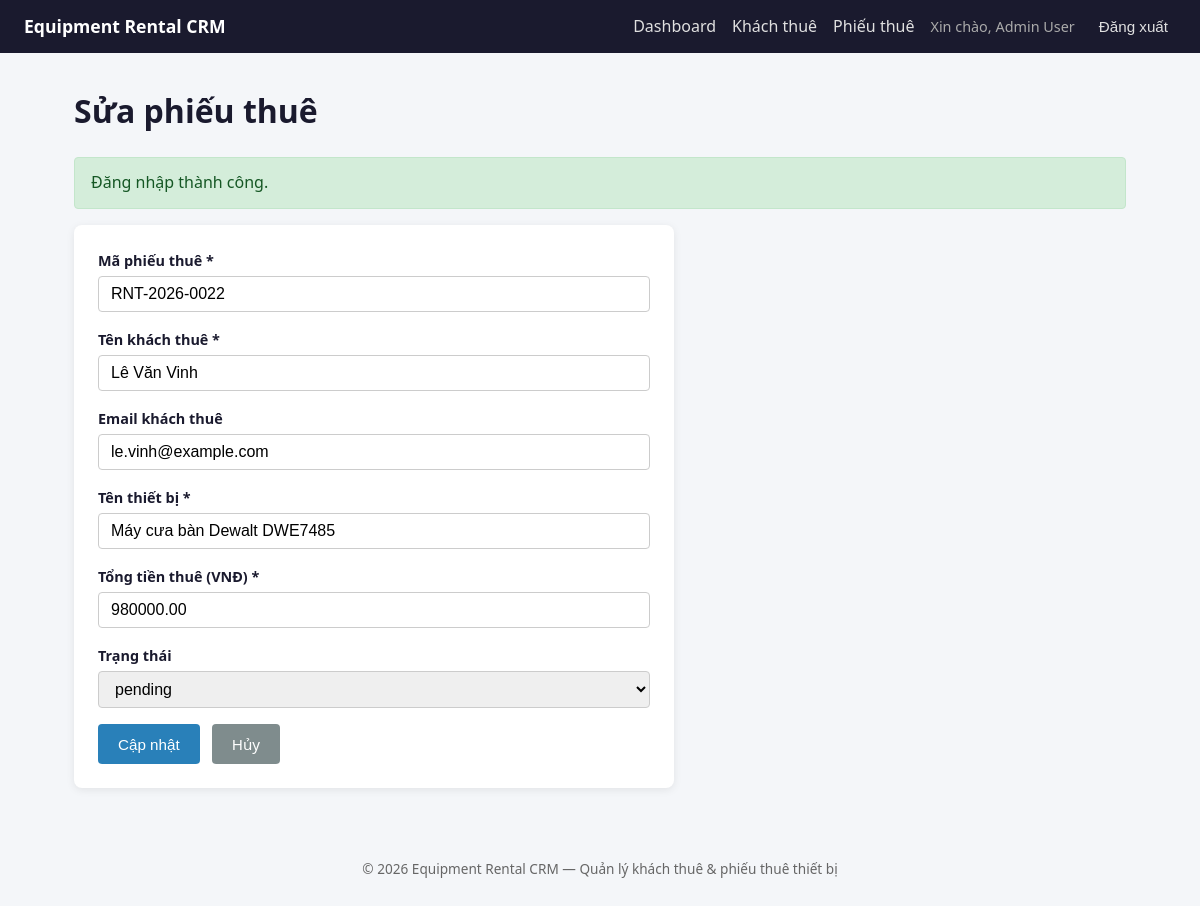
Page /rentals/edit?id=22 (signed in) on the committed database.
### tables this page shows
CREATE TABLE rentals (
    id INT AUTO_INCREMENT PRIMARY KEY,
    rental_code VARCHAR(50) NOT NULL,
    renter_name VARCHAR(100) NOT NULL,
    renter_email VARCHAR(150),
    equipment_name VARCHAR(150) NOT NULL,
    total_amount DECIMAL(12, 2) NOT NULL DEFAULT 0,
    status ENUM('pending', 'active', 'returned', 'overdue', 'cancelled') NOT NULL DEFAULT 'pending',
    created_at DATETIME NOT NULL DEFAULT CURRENT_TIMESTAMP,
    updated_at DATETIME NULL,
    UNIQUE KEY unique_rental_code (rental_code),
    INDEX idx_rentals_created_at (created_at),
    INDEX idx_rentals_status_created_at (status, created_at),
    INDEX idx_rentals_renter_email (renter_email)
);

### app/Core/helpers.php (called while the page is built, shortened)
<?php
function e(string $value): string
{
    return htmlspecialchars($value, ENT_QUOTES, 'UTF-8');
}
function render(string $view, array $data = [], string $layout = 'layouts/main'): void
{
    extract($data);
    require __DIR__ . '/../Views/' . $view . '.php';
}

### app/Controllers/RentalController.php (called while the page is built, shortened)
<?php
class RentalController
{
    public function edit(): void
    {
        $id = (int) ($_GET['id'] ?? 0);
        $rental = $this->repo->findById($id);
        render('rentals/edit', [
            'title' => 'Sửa phiếu thuê',
            'rental' => $rental,
            'errors' => [],
            'statuses' => $this->service->getStatuses(),
        ]);
    }
}

### app/Core/Router.php (called while the page is built, shortened)
<?php
class Router
{
    private array $routes = ['GET' => [], 'POST' => []];
    public function get(string $path, array $handler): void
    {
        $this->routes['GET'][$path] = $handler;
    }
    public function post(string $path, array $handler): void
    {
        $this->routes['POST'][$path] = $handler;
    }
    public function dispatch(string $method, string $path, array $container): void
    {
        [$class, $action] = $this->routes[$method][$path];
        $container[$class]->$action();
    }
}

### public/index.php (called while the page is built, shortened)
<?php
$basePath = dirname(__DIR__);
require_once $basePath . '/app/Core/Router.php';
require_once $basePath . '/app/Core/helpers.php';
try {
    $dbConfig = require $basePath . '/config/database.php';
    $pdo = Database::connect($dbConfig);
} catch (Throwable $e) {
    log_error('Database connection failed: ' . $e->getMessage());
    http_response_code(500);
    if (app_config('debug', false)) {
        echo '<h1>Database Connection Error</h1>';
        echo '<p>' . e($e->getMessage()) . '</p>';
    } else {
        echo '<h1>Database Connection Error</h1>';
        echo '<p>Không thể kết nối cơ sở dữ liệu. Vui lòng kiểm tra cấu hình.</p>';
    }
    exit;
}
$userRepository = new UserRepository($pdo);
$renterRepository = new RenterRepository($pdo);
$rentalRepository = new RentalRepository($pdo);
$authService = new AuthService($userRepository);
$renterService = new RenterService($renterRepository);
$rentalService = new RentalService($rentalRepository);
$publicRenterService = new PublicRenterService($renterRepository);
$container = [
    HomeController::class => new HomeController(),
    AuthController::class => new AuthController($authService),
    DashboardController::class => new DashboardController($renterRepository, $rentalService),
    PublicRenterController::class => new PublicRenterController($publicRenterService),
    RenterController::class => new RenterController($renterService, $renterRepository),
    RentalController::class => new RentalController($rentalService, $rentalRepository),
    HealthController::class => new HealthController($pdo),
];
$router = new Router();
$router->get('/', [HomeController::class, 'index']);
$router->get('/login', [AuthController::class, 'login']);
$router->post('/login', [AuthController::class, 'handleLogin']);
$router->post('/logout', [AuthController::class, 'logout']);
$router->get('/dashboard', [DashboardController::class, 'index']);
$router->get('/public-renters/create', [PublicRenterController::class, 'create']);
$router->post('/public-renters', [PublicRenterController::class, 'store']);
$router->get('/renters', [RenterController::class, 'index']);
$router->get('/renters/create', [RenterController::class, 'create']);
$router->post('/renters/store', [RenterController::class, 'store']);
$router->get('/renters/edit', [RenterController::class, 'edit']);
$router->post('/renters/update', [RenterController::class, 'update']);
$router->post('/renters/delete', [RenterController::class, 'delete']);
$router->get('/rentals', [RentalController::class, 'index']);
$router->get('/rentals/create', [RentalController::class, 'create']);
$router->post('/rentals/store', [RentalController::class, 'store']);
$router->get('/rentals/edit', [RentalController::class, 'edit']);
$router->post('/rentals/update', [RentalController::class, 'update']);
$router->post('/rentals/delete', [RentalController::class, 'delete']);
$router->get('/health', [HealthController::class, 'index']);
$method = $_SERVER['REQUEST_METHOD'] ?? 'GET';
$path = parse_url($_SERVER['REQUEST_URI'] ?? '/', PHP_URL_PATH) ?: '/';
$router->dispatch($method, $path, $container);

### app/Repositories/RentalRepository.php (called while the page is built, shortened)
<?php
class RentalRepository
{
    public function findById(int $id): ?array
    {
        $stmt = $this->db->prepare('SELECT * FROM rentals WHERE id = :id LIMIT 1');
        $stmt->execute(['id' => $id]);
        $rental = $stmt->fetch();
        return $rental ?: null;
    }
}

### app/Views/rentals/edit.php (the view, shortened to what this page needs)
<h1><?= e($title) ?></h1>
<form method="POST" action="/rentals/update" class="form-card">
    <div class="form-group">
        <label for="rental_code">Mã phiếu thuê *</label>
        <input type="text" id="rental_code" name="rental_code" value="<?= e($rental['rental_code'] ?? '') ?>">
    </div>
    <div class="form-group">
        <label for="renter_name">Tên khách thuê *</label>
        <input type="text" id="renter_name" name="renter_name" value="<?= e($rental['renter_name'] ?? '') ?>">
    </div>
    <div class="form-group">
        <label for="renter_email">Email khách thuê</label>
        <input type="email" id="renter_email" name="renter_email" value="<?= e($rental['renter_email'] ?? '') ?>">
    </div>
    <div class="form-group">
        <label for="equipment_name">Tên thiết bị *</label>
        <input type="text" id="equipment_name" name="equipment_name" value="<?= e($rental['equipment_name'] ?? '') ?>">
    </div>
    <div class="form-group">
        <label for="total_amount">Tổng tiền thuê (VNĐ) *</label>
        <input type="number" id="total_amount" name="total_amount" step="0.01" min="0" value="<?= e((string) ($rental['total_amount'] ?? '')) ?>">
    </div>
    <div class="form-group">
        <label for="status">Trạng thái</label>
        <select id="status" name="status">
            <?php foreach ($statuses as $status): ?>
                <option value="<?= e($status) ?>" <?= (($rental['status'] ?? '') === $status) ? 'selected' : '' ?>>
                    <?= e($status) ?>
                </option>
            <?php endforeach; ?>
        </select>
    </div>
    <div class="form-actions">
        <button type="submit" class="btn btn-primary">Cập nhật</button>
        <a href="/rentals" class="btn btn-secondary">Hủy</a>
    </div>
</form>

### public/assets/style.css (style rules this page uses)
*, *::before, *::after { box-sizing: border-box; }
body { margin: 0; font-family: 'Segoe UI', Tahoma, Geneva, Verdana, sans-serif; background: #f4f6f9; color: #1a1a2e; line-height: 1.6; }
h1 { margin-top: 0; color: #1a1a2e; }
.card, .form-card, .stat-card { background: #fff; border-radius: 8px; padding: 1.5rem; box-shadow: 0 2px 8px rgba(0, 0, 0, 0.08); }
.form-card { max-width: 600px; }
.form-group { margin-bottom: 1rem; }
.form-group label { display: block; margin-bottom: 0.25rem; font-weight: 600; font-size: 0.9rem; }
.form-group input, .form-group select, .form-group textarea { width: 100%; padding: 0.5rem 0.75rem; border: 1px solid #ccc; border-radius: 4px; font-size: 1rem; }
.btn { display: inline-block; padding: 0.5rem 1.25rem; border: none; border-radius: 4px; cursor: pointer; font-size: 0.95rem; text-decoration: none; text-align: center; }
.btn-primary { background: #2980b9; color: #fff; }
.btn-secondary { background: #7f8c8d; color: #fff; }
.form-actions { display: flex; gap: 0.75rem; margin-top: 1rem; }

### rows in the picture
rentals: rental_code "RNT-2026-0022", renter_name "Lê Văn Vinh", renter_email "le.vinh@example.com", equipment_name "Máy cưa bàn Dewalt DWE7485", total_amount "980000.00"

### other values in the picture
$_SESSION['user_name'] "Admin User"
$title "Sửa phiếu thuê"
$success "Đăng nhập thành công."
form field status "pending"
